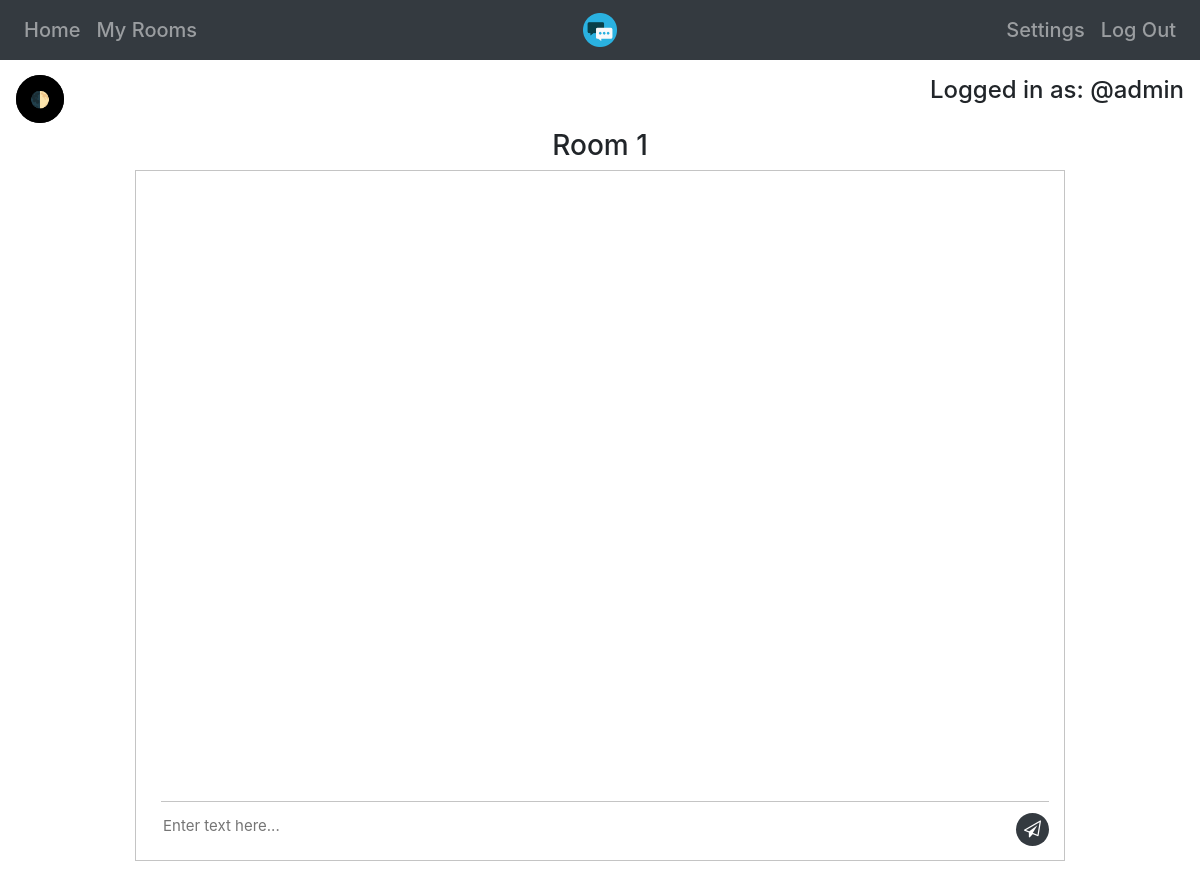
Page /room/1 (signed in) on the earlier database version.
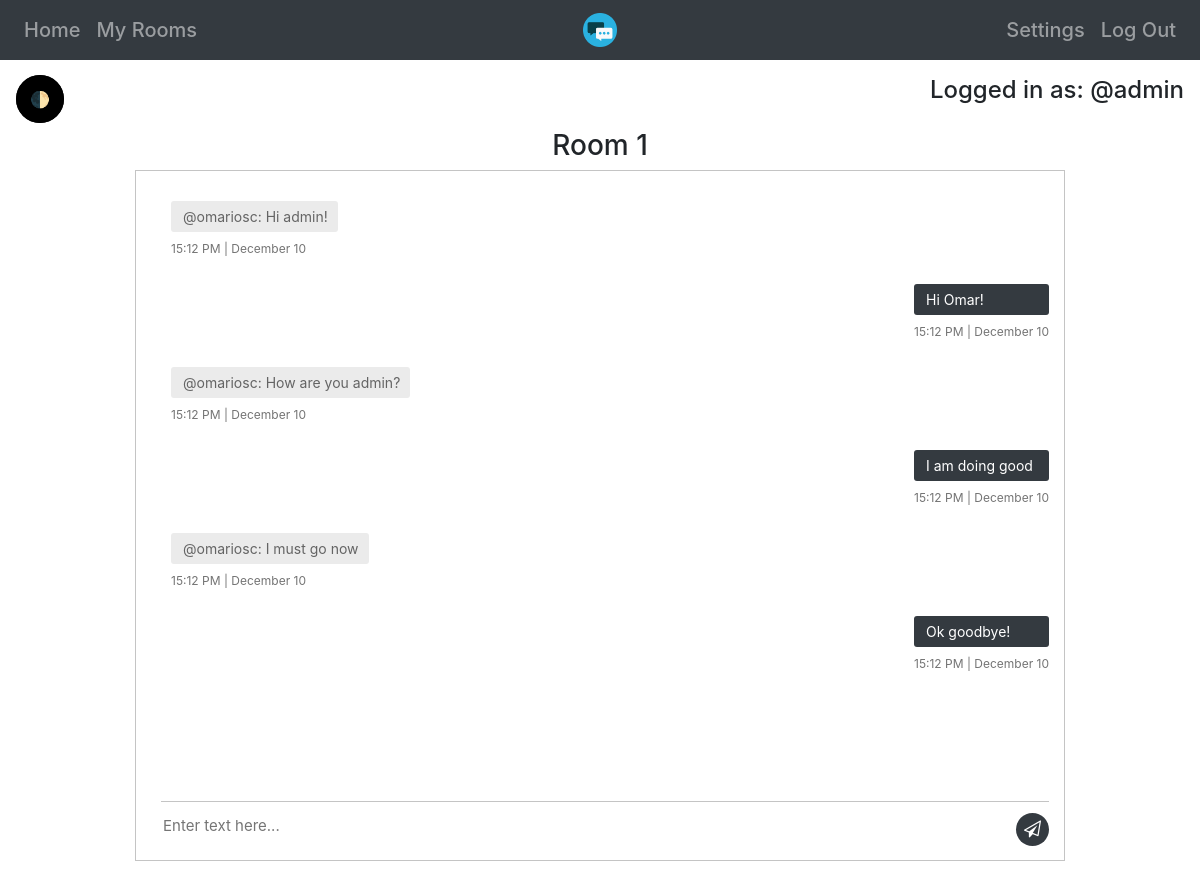
Same page on the later database version.
### app/models.py (models this page shows)
class Users(UserMixin,db.Model):
  __tablename__='Users'
  id=db.Column(db.Integer,primary_key=True)
  username=db.Column(db.String(20),unique=True)
  email=db.Column(db.String(50),unique=True)
  password=db.Column(db.String)
  rooms=db.relationship("Rooms",secondary='UserRooms',back_populates="users")

class Messages(db.Model):
  __tablename__='Messages'
  id=db.Column(db.Integer,primary_key=True)
  userroom_id=db.Column(db.Integer,db.ForeignKey('UserRooms.id'))
  message=db.Column(db.String)
  datetime=db.Column(db.DateTime(timezone=True))

### app/room.py (the view)
@room.route('/room/<room_id>',methods=['GET'])
@login_required
def show(room_id):
  if len(Rooms.query.filter_by(id=room_id).all())==0:
    log_error(user=current_user,room=room_id,ip=request.remote_addr,error="room-not-exists")
    return redirect(url_for('home.show') + '?error=room-not-exists')
  if UserRooms.query.filter_by(user=current_user.id,room=room_id).count()==0:
    log_error(user=current_user,room=room_id,ip=request.remote_addr,error="room-must-join-room")
    return redirect(url_for('home.show') + '?error=must-join-room')
  else:
    userrooms=UserRooms.query.filter_by(room=room_id).all()
    messages=[]
    usernames=[]
    times=[]
    for i in range(len(userrooms)):
      userroom_messages=Messages.query.filter_by(userroom_id=userrooms[i].id).all()
      for message in userroom_messages:
        messages.append(message)
    messages.sort(key=lambda r: r.datetime)
    for message in messages:
      times.append(message.datetime.strftime("%H:%m %p | %B %d"))
      userid=UserRooms.query.filter_by(id=message.userroom_id).one().user
      username=Users.query.filter_by(id=userid).one().username
      usernames.append(username)
    return render_template('chatroom.html',room_id=room_id,messages=messages,no_messages=len(messages),usernames=usernames,userroom_id=UserRooms.query.filter_by(user=current_user.id,room=room_id).one().id,times=times)

### app/__init__.py (called while the page is built)
@login_manager.user_loader
def load_user(id):
  return Users.query.get(int(id))

### app/templates/chatroom.html
{% extends "home.html" %}
{% block head %}
<link rel="stylesheet" href="/static/css/rooms.css">
<link rel="stylesheet" href="https://cdnjs.cloudflare.com/ajax/libs/font-awesome/4.7.0/css/font-awesome.css">
{% endblock %}
{% block content %}
<div class="container">
  <h3 class="text-center">Room {{ room_id }}</h3>
  <div class="messaging">
    <div class="inbox_msg">
      <div class="mesgs">
        <div class="msg_history">
          {% for i in range(no_messages) %}
          {% if usernames[i] == current_user.username %}
          <div class="outgoing_msg">
            <div class="sent_msg">
              <p>{{ messages[i].message }}</p>
              <span class="time_date">{{ times[i] }}</span>
            </div>
          </div>
          {% else %}
          <div class="incoming_msg">
            <div class="received_msg">
              <div class="received_withd_msg">
                <p>@{{ usernames[i] }}: {{ messages[i].message }}</p>
                <span class="time_date">{{ times[i] }}</span>
              </div>
            </div>
          </div>
          {% endif %}
          {% endfor %}
        </div>
        <div class="type_msg">
          <div class="input_msg_write spacebottom">
          <form method="POST" action="/room/chat/{{ room_id }}">
            <input type="text" name="message" class="write_msg inputfieldblack sendchat" placeholder="Enter text here..." required autofocus>
            <button class="msg_send_btn btn-darkmode" type="submit"><i class="fa fa-paper-plane-o" aria-hidden="true" alt="send"></i></button>
          </form>
          </div>
        </div>
      </div>
    </div>
  </div>
</div>
{% endblock %}

### app/templates/home.html (shortened to what this page needs)
{% extends "base.html" %}
{% block body %}
<body>
  <nav class="navbar navbar-expand-md navbar-dark bg-dark">
    <div class="navbar-collapse collapse w-100 order-1 order-md-0 dual-collapse2">
      <ul class="navbar-nav mr-auto">
        <li class="nav-item mb-0 h5"><a class="nav-link" href="/home">Home</a></li>
        <li class="nav-item mb-0 h5"><a class="nav-link" href="/myrooms">My Rooms</a></li>
      </ul>
    </div>
    <div class="mx-auto order-0">
      <a class="navbar-brand mx-auto" href="/home"><img src="/static/favicon.ico" alt="TickTalk" width="34" height="34"></a>
    </div>
    <div class="navbar-collapse collapse w-100 order-3 dual-collapse2">
      <ul class="navbar-nav ml-auto">
        <li class="nav-item mb-0 h5"><a class="nav-link" href="/settings">Settings</a></li>
        <li class="nav-item mb-0 h5"><a class="nav-link" href="/logout">Log Out</a></li>
      </ul>
    </div>
  </nav>
<h4 class="text-right loggedinuser">Logged in as: @{{ current_user.username }}</h4>
{% endblock %}

### app/templates/base.html (shortened to what this page needs)
<!DOCTYPE html>
<html lang="en">
  <head>
    <link rel="stylesheet" type="text/css" href="https://cdn.jsdelivr.net/npm/cookieconsent@3/build/cookieconsent.min.css">
    <link rel="stylesheet" href="https://stackpath.bootstrapcdn.com/bootstrap/4.2.1/css/bootstrap.min.css">
    <link rel="stylesheet" href="/static/css/style.css">
    {% block head %}{% endblock %}
  </head>
    {% block body %}{% endblock %}
    {% block content %}{% endblock %}
  </body>
</html>

### app/static/css/style.css (style rules this page uses)
html, body { max-width: 100%; overflow-x: hidden; }
.sendchat { border-top-left-radius: 4px; border-top-right-radius: 4px; border-bottom-right-radius: 4px; border-bottom-left-radius: 4px; }
.loggedinuser { padding: 16px; }
.spacebottom { padding-bottom: 10px; }

### app/static/css/rooms.css (style rules this page uses)
.container { max-width: 80%; padding-bottom: 50px; }
.inbox_msg { border: 1px solid #c4c4c4; clear: both; overflow: hidden; }
.received_msg { display: inline-block; padding: 0 0 0 10px; vertical-align: top; max-width: 80%; }
.received_withd_msg p { background: #ebebeb none repeat scroll 0 0; border-radius: 3px; color: #646464; font-size: 14px; margin: 0; padding: 5px 10px 5px 12px; width: 100%; }
.time_date { color: #747474; display: block; font-size: 12px; margin: 8px 0 0; }
.received_withd_msg { width: 100%; }
.mesgs { float: left; padding: 30px 15px 0 25px; width: 100%; }
.sent_msg p { background: #343a40 none repeat scroll 0 0; border-radius: 3px; font-size: 14px; margin: 0; color: #fff; padding: 5px 10px 5px 12px; width: 100%; }
.outgoing_msg { overflow: hidden; margin: 26px 0 26px; }
.sent_msg { float: right; max-width: 80%; }
.input_msg_write input { background: rgba(0, 0, 0, 0) none repeat scroll 0 0; border: medium none; color: #4c4c4c; font-size: 15px; min-height: 48px; width: 100%; }
.type_msg { border-top: 1px solid #c4c4c4; position: relative; }
.msg_send_btn { background: #343a40 none repeat scroll 0 0; border: medium none; border-radius: 50%; color: #fff; cursor: pointer; font-size: 17px; height: 33px; position: absolute; right: 0; top: 11px; width: 33px; }
.messaging { padding: 0 0 0 0; }
.msg_history { height: 600px; overflow-y: auto; overflow-x: auto; }

Differences in the rows shown:
now on this page (row unchanged): Users: username "omariosc" "omariosc" "omariosc"
added Messages: message "Hi admin!"
added Messages: message "Hi Omar!"
added Messages: message "How are you admin?"
added Messages: message "I am doing good"
added Messages: message "I must go now"
added Messages: message "Ok goodbye!"
Other differences:
new list line: "@ : 15:12 PM | December 10"
new list line: "15:12 PM | December 10"
